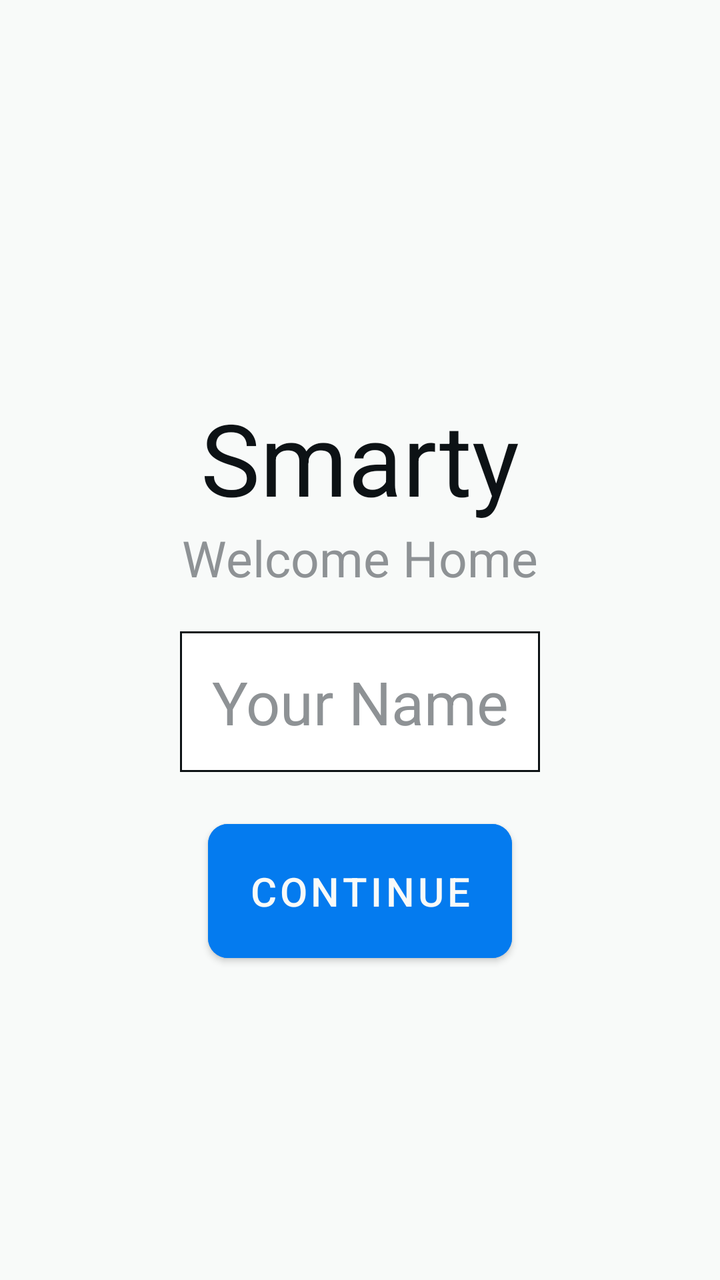
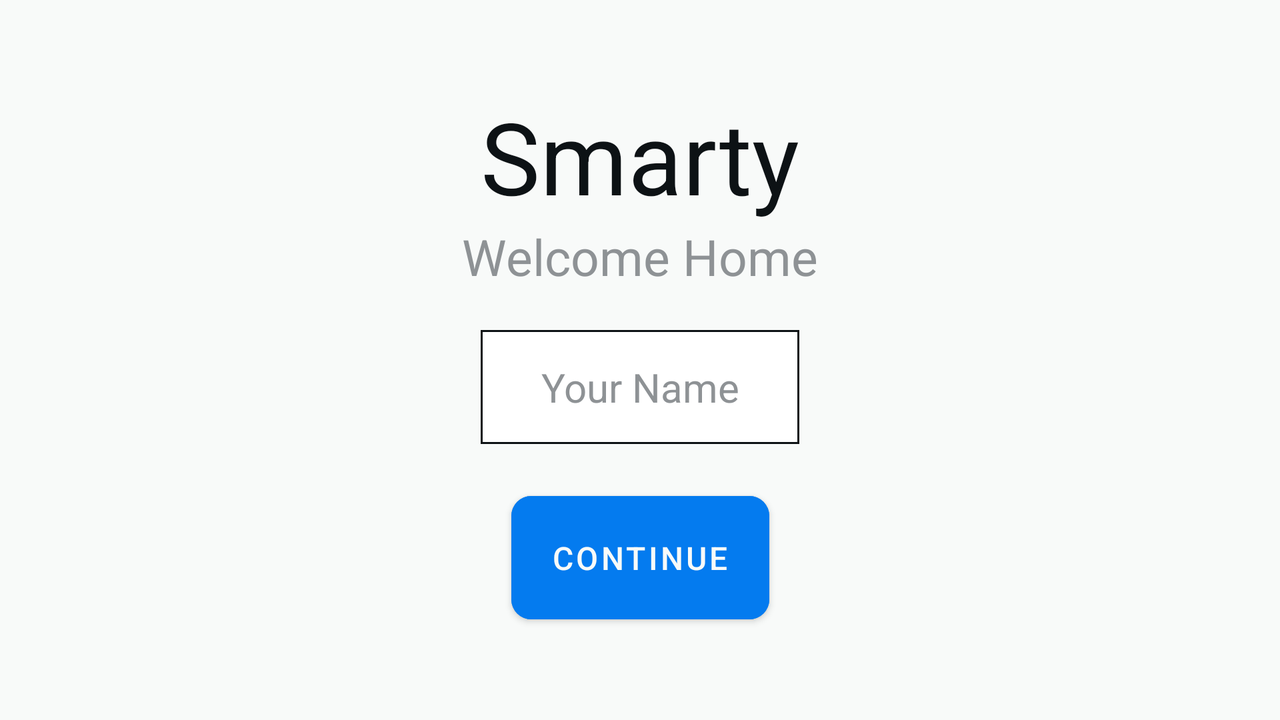

Two renders of one Android screen. The first uses the default layout on a phone; the second uses the alternative layout the repository ships for a different screen configuration, on a matching device. The two XML files are below.
<!-- AndroidManifest.xml: application theme AppTheme -->
<!-- res/layout/main_fragment.xml -->
<?xml version="1.0" encoding="utf-8"?>
<ScrollView xmlns:android="http://schemas.android.com/apk/res/android"
    xmlns:app="http://schemas.android.com/apk/res-auto"
    android:layout_width="match_parent"
    android:layout_height="match_parent"
    android:background="@color/bright"
    android:fillViewport="true">

    <androidx.constraintlayout.widget.ConstraintLayout
        android:layout_width="match_parent"
        android:layout_height="wrap_content">

        <ImageView
            android:id="@+id/image"
            android:layout_width="0dp"
            android:layout_height="wrap_content"
            android:contentDescription="@string/content_description"
            android:src="@drawable/ic_home"
            app:layout_constraintBottom_toTopOf="@id/smarty"
            app:layout_constraintEnd_toEndOf="parent"
            app:layout_constraintStart_toStartOf="parent"
            app:layout_constraintTop_toTopOf="parent"
            app:layout_constraintVertical_chainStyle="packed" />

        <TextView
            android:id="@+id/smarty"
            android:layout_width="wrap_content"
            android:layout_height="wrap_content"
            android:layout_marginTop="40dp"
            android:text="@string/smarty"
            android:textColor="@color/dark"
            android:textSize="50sp"
            app:layout_constraintBottom_toTopOf="@id/welcome"
            app:layout_constraintEnd_toEndOf="parent"
            app:layout_constraintStart_toStartOf="parent"
            app:layout_constraintTop_toBottomOf="@id/image" />

        <TextView
            android:id="@+id/welcome"
            android:layout_width="wrap_content"
            android:layout_height="wrap_content"
            android:text="@string/welcome_home"
            android:textColor="@color/gray"
            android:textSize="25sp"
            app:layout_constraintBottom_toTopOf="@id/name_edittext"
            app:layout_constraintEnd_toEndOf="parent"
            app:layout_constraintStart_toStartOf="parent"
            app:layout_constraintTop_toBottomOf="@id/smarty" />

        <EditText
            android:id="@+id/name_edittext"
            android:layout_width="0dp"
            android:layout_height="wrap_content"
            android:layout_marginTop="20dp"
            android:layout_marginBottom="20dp"
            android:background="@drawable/edittxt_frame"
            android:hint="@string/your_name"
            android:importantForAutofill="no"
            android:inputType="textPersonName"
            android:padding="15dp"
            android:textAlignment="center"
            android:textColorHint="@color/gray"
            android:textSize="30sp"
            app:layout_constraintBottom_toTopOf="@id/continue_btn"
            app:layout_constraintEnd_toStartOf="@id/guidelineEnd"
            app:layout_constraintStart_toEndOf="@id/guidelineStart"
            app:layout_constraintTop_toBottomOf="@id/welcome" />

        <androidx.constraintlayout.widget.Guideline
            android:id="@+id/guidelineEnd"
            android:layout_width="wrap_content"
            android:layout_height="wrap_content"
            android:orientation="vertical"
            app:layout_constraintGuide_percent="0.75" />

        <androidx.constraintlayout.widget.Guideline
            android:id="@+id/guidelineStart"
            android:layout_width="wrap_content"
            android:layout_height="wrap_content"
            android:orientation="vertical"
            app:layout_constraintGuide_percent="0.25" />

        <com.google.android.material.button.MaterialButton
            android:id="@+id/continue_btn"
            android:layout_width="wrap_content"
            android:layout_height="wrap_content"
            android:backgroundTint="@color/blue"
            android:padding="20dp"
            android:text="@string/continue_btn"
            android:textColor="@color/bright"
            android:textSize="20sp"
            app:cornerRadius="10dp"
            app:layout_constraintBottom_toBottomOf="parent"
            app:layout_constraintEnd_toEndOf="parent"
            app:layout_constraintStart_toStartOf="parent"
            app:layout_constraintTop_toBottomOf="@id/name_edittext" />
    </androidx.constraintlayout.widget.ConstraintLayout>
</ScrollView>
<!-- resources referenced by this layout -->
<resources>
  <color name="blue">#047BEF</color>
  <color name="bright">#F8FAF9</color>
  <color name="dark">#0D1215</color>
  <color name="gray">#8E9295</color>
  <!-- drawable edittxt_frame (drawable) -->
  <shape
      xmlns:android="http://schemas.android.com/apk/res/android"
      android:shape="rectangle">
  
      <solid android:color="@android:color/white"/>
  
      <stroke
          android:color="@color/dark"
          android:width="1dp"/>
  </shape>
  <string name="content_description">content description</string>
  <string name="continue_btn">Continue</string>
  <string name="smarty">Smarty</string>
  <string name="welcome_home">Welcome Home</string>
  <string name="your_name">Your Name</string>
  <style name="AppTheme" parent="Theme.MaterialComponents.Light.NoActionBar">
          
          <item name="colorPrimary">@color/colorPrimary</item>
          <item name="colorPrimaryDark">@color/colorPrimaryDark</item>
          <item name="colorAccent">@color/colorAccent</item>
  
          <item name="android:windowActionBarOverlay">true</item>
          <item name="android:windowContentTransitions">true</item>
          <item name="android:windowFullscreen">true</item>
          <item name="android:windowNoTitle">true</item>
          <item name="android:windowActionBar">false</item>
      </style>
  <color name="colorPrimary">#8E9295</color>
  <color name="colorPrimaryDark">#0D1215</color>
  <color name="colorAccent">#99047BEF</color>
</resources>
<!-- res/layout-land/main_fragment.xml (the repository's variant of the layout above) -->
<!-- drawn on the phone turned sideways -->
<?xml version="1.0" encoding="utf-8"?>
<ScrollView xmlns:android="http://schemas.android.com/apk/res/android"
    xmlns:app="http://schemas.android.com/apk/res-auto"
    android:layout_width="match_parent"
    android:layout_height="match_parent"
    android:background="@color/bright"
    android:fillViewport="true">

    <androidx.constraintlayout.widget.ConstraintLayout

        android:layout_width="match_parent"
        android:layout_height="wrap_content">

        <ImageView
            android:id="@+id/image"
            android:layout_width="0dp"
            android:layout_height="wrap_content"
            android:contentDescription="@string/content_description"
            android:src="@drawable/ic_home"
            app:layout_constraintBottom_toBottomOf="parent"
            app:layout_constraintStart_toStartOf="parent"
            app:layout_constraintTop_toTopOf="parent" />

        <TextView
            android:id="@+id/smarty"
            android:layout_width="wrap_content"
            android:layout_height="wrap_content"
            android:text="@string/smarty"
            android:textColor="@color/dark"
            android:textSize="50sp"
            app:layout_constraintBottom_toTopOf="@id/welcome"
            app:layout_constraintEnd_toEndOf="parent"
            app:layout_constraintStart_toEndOf="@id/image"
            app:layout_constraintTop_toTopOf="parent"
            app:layout_constraintVertical_chainStyle="packed" />

        <TextView
            android:id="@+id/welcome"
            android:layout_width="wrap_content"
            android:layout_height="wrap_content"
            android:text="@string/welcome_home"
            android:textColor="@color/gray"
            android:textSize="25sp"
            app:layout_constraintBottom_toTopOf="@id/nameEdittext"
            app:layout_constraintEnd_toEndOf="@id/smarty"
            app:layout_constraintStart_toStartOf="@id/smarty"
            app:layout_constraintTop_toBottomOf="@id/smarty" />

        <EditText
            android:id="@+id/nameEdittext"
            android:layout_width="0dp"
            android:layout_height="wrap_content"
            android:layout_marginTop="20dp"
            android:layout_marginBottom="20dp"
            android:background="@drawable/edittxt_frame"
            android:hint="@string/your_name"
            android:importantForAutofill="no"
            android:inputType="textPersonName"
            android:padding="15dp"
            android:textAlignment="center"
            android:textColorHint="@color/gray"
            android:textSize="20sp"
            app:layout_constraintBottom_toTopOf="@id/continueBtn"
            app:layout_constraintEnd_toEndOf="@id/smarty"
            app:layout_constraintStart_toStartOf="@id/smarty"
            app:layout_constraintTop_toBottomOf="@id/welcome" />

        <com.google.android.material.button.MaterialButton
            android:id="@+id/continueBtn"
            android:layout_width="wrap_content"
            android:layout_height="wrap_content"
            android:backgroundTint="@color/blue"
            android:padding="20dp"
            android:text="@string/continue_btn"
            android:textColor="@color/bright"
            android:textSize="16sp"
            app:cornerRadius="10dp"
            app:layout_constraintBottom_toBottomOf="parent"
            app:layout_constraintEnd_toEndOf="@id/smarty"
            app:layout_constraintStart_toStartOf="@id/smarty"
            app:layout_constraintTop_toBottomOf="@id/nameEdittext" />
    </androidx.constraintlayout.widget.ConstraintLayout>
</ScrollView>
